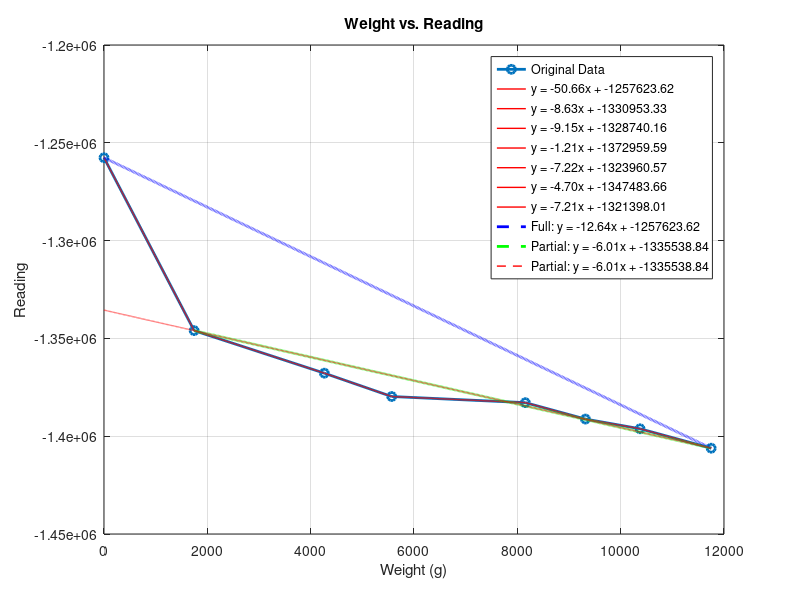
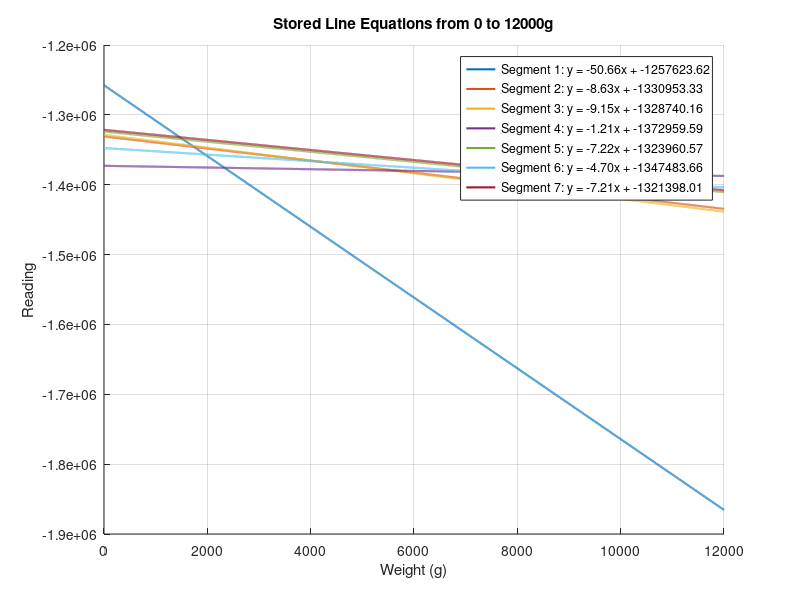
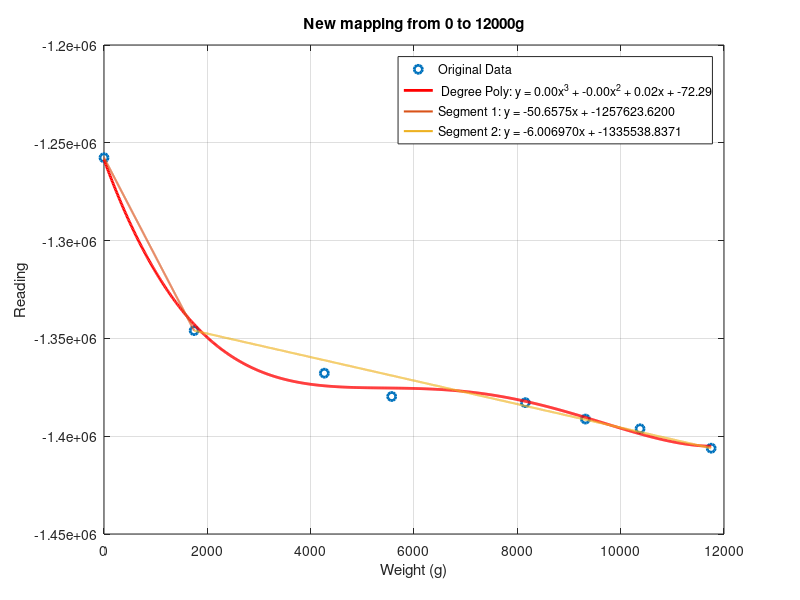

Source code (MATLAB) for these figures, in order:
close all

%% first plot
% Define the data points
weights = [0, 1745, 4265, 5568, 8155, 9318, 10375, 11752];
readings = [-1257623.62, -1346021.00, -1367780.62, -1379707.87, -1382843.25, -1391240.62, -1396204.25, -1406132.75];

% Plot the original data
figure(1);
plot(weights, readings, 'o-', 'LineWidth', 2, 'DisplayName', 'Original Data');
xlabel('Weight (g)');
ylabel('Reading');
title('Weight vs. Reading');
grid on;
hold on;

% Initialize arrays to store slopes and intercepts
slopes = [];
intercepts = [];

% Perform linear interpolation and calculate line equations for each segment
for i = 1:length(weights)-1
    % Calculate slope and intercept for the line segment
    slope = (readings(i+1) - readings(i)) / (weights(i+1) - weights(i))
    intercept = readings(i) - slope * weights(i)
    
    % Store the slope and intercept
    slopes = [slopes, slope];
    intercepts = [intercepts, intercept];
    
    % Create a vector of weights with increments of 1.0g between each pair of points
    w = weights(i):1:weights(i+1);
    
    % Linear interpolation for readings
    r = slope * w + intercept;
    
    % Plot each segment separately
    plot(w, r, 'r-', 'LineWidth', 1, 'DisplayName', sprintf('y = %.2fx + %.2f', slope, intercept));
end

%% Linear interpolation using the first and last points
slope_full = (readings(end) - readings(1)) / (weights(end) - weights(1));
intercept_full = readings(1) - slope_full * weights(1);
w_full = weights(1):1:weights(end);
r_full = slope_full * w_full + intercept_full;

% Plot the full interpolation line
plot(w_full, r_full, 'b--', 'LineWidth', 2, 'DisplayName', sprintf('Full: y = %.2fx + %.2f', slope_full, intercept_full));

%% Linear interpolation using the second and last points
slope_partial = (readings(end) - readings(2)) / (weights(end) - weights(2));
intercept_partial = readings(2) - slope_partial * weights(2);
w_partial = weights(2):1:weights(end);
r_partial = slope_partial * w_partial + intercept_partial;

% Plot the partial interpolation line
plot(w_partial, r_partial, 'g--', 'LineWidth', 2, 'DisplayName', sprintf('Partial: y = %.2fx + %.2f', slope_partial, intercept_partial));

% Extend regression to a full range
w_partial = weights(1):1:weights(end);
r_partial = slope_partial * w_partial + intercept_partial;
plot(w_partial, r_partial, 'r--', 'LineWidth', 1, 'DisplayName', sprintf('Partial: y = %.2fx + %.2f', slope_partial, intercept_partial));

% Update legend with line equations
legend('Location', 'best');

hold off;

%% Create a new plot for the stored line equations
figure(2);
hold on;
title('Stored Line Equations from 0 to 12000g');
xlabel('Weight (g)');
ylabel('Reading');
grid on;

% Plot each stored line equation from 0 to 12000g
for i = 1:length(slopes)
    w_range = 0:1:12000;
    r_range = slopes(i) * w_range + intercepts(i);
    plot(w_range, r_range, 'LineWidth', 1.5, 'DisplayName', sprintf('Segment %d: y = %.2fx + %.2f', i, slopes(i), intercepts(i)));
end

% Update legend for the new plot
legend('Location', 'best');

hold off;
%% thrid plot
% Define the data points
weights = [0, 1745, 4265, 5568, 8155, 9318, 10375, 11752];
readings = [-1257623.62, -1346021.00, -1367780.62, -1379707.87, -1382843.25, -1391240.62, -1396204.25, -1406132.75];

% Plot the original data
figure(3);
plot(weights, readings, 'o', 'LineWidth', 2, 'DisplayName', 'Original Data');
xlabel('Weight (g)');
ylabel('Reading');
title('Weight vs. Reading with Polynomial Approximation');
grid on;
hold on;

% Fit a third-degree polynomial to the data
p = polyfit(weights, readings, 4);

% Generate a range of weights for plotting the polynomial curve
w_fit = linspace(min(weights), max(weights), 1000);
r_fit = polyval(p, w_fit);

% Plot the polynomial approximation
plot(w_fit, r_fit, 'r-', 'LineWidth', 2, 'DisplayName', sprintf(' Degree Poly: y = %.2fx^3 + %.2fx^2 + %.2fx + %.2f', p(1), p(2), p(3), p(4)));

% Update legend
legend('Location', 'best');

hold off;

%% new mapping plot 
figure(3)
hold on;
title('New mapping from 0 to 12000g');
xlabel('Weight (g)');
ylabel('Reading');
grid on;

w_range = 0:1:weights(2);
r_range = slopes(1) * w_range + intercepts(1);
plot(w_range, r_range, 'LineWidth', 1.5, 'DisplayName', sprintf('Segment %d: y = %.4fx + %.4f', 1, slopes(1), intercepts(1)));

w_range = weights(2):1:weights(end);
r_range = slope_partial* w_range + intercept_partial;
plot(w_range, r_range, 'LineWidth', 1.5, 'DisplayName', sprintf('Segment %d: y = %4fx + %.4f', 2, slope_partial, intercept_partial));

% Update legend
legend('Location', 'best');

hold off;